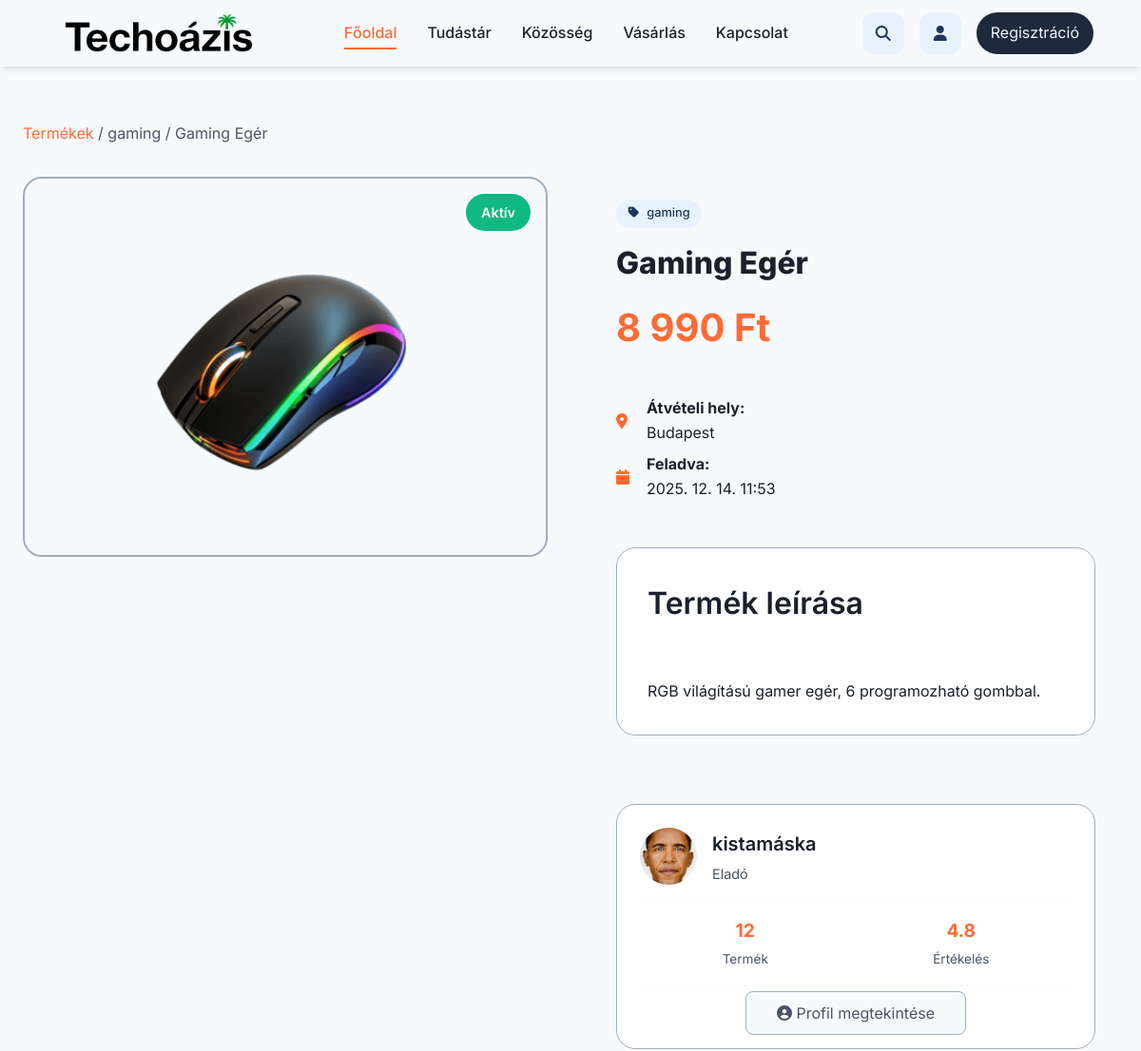
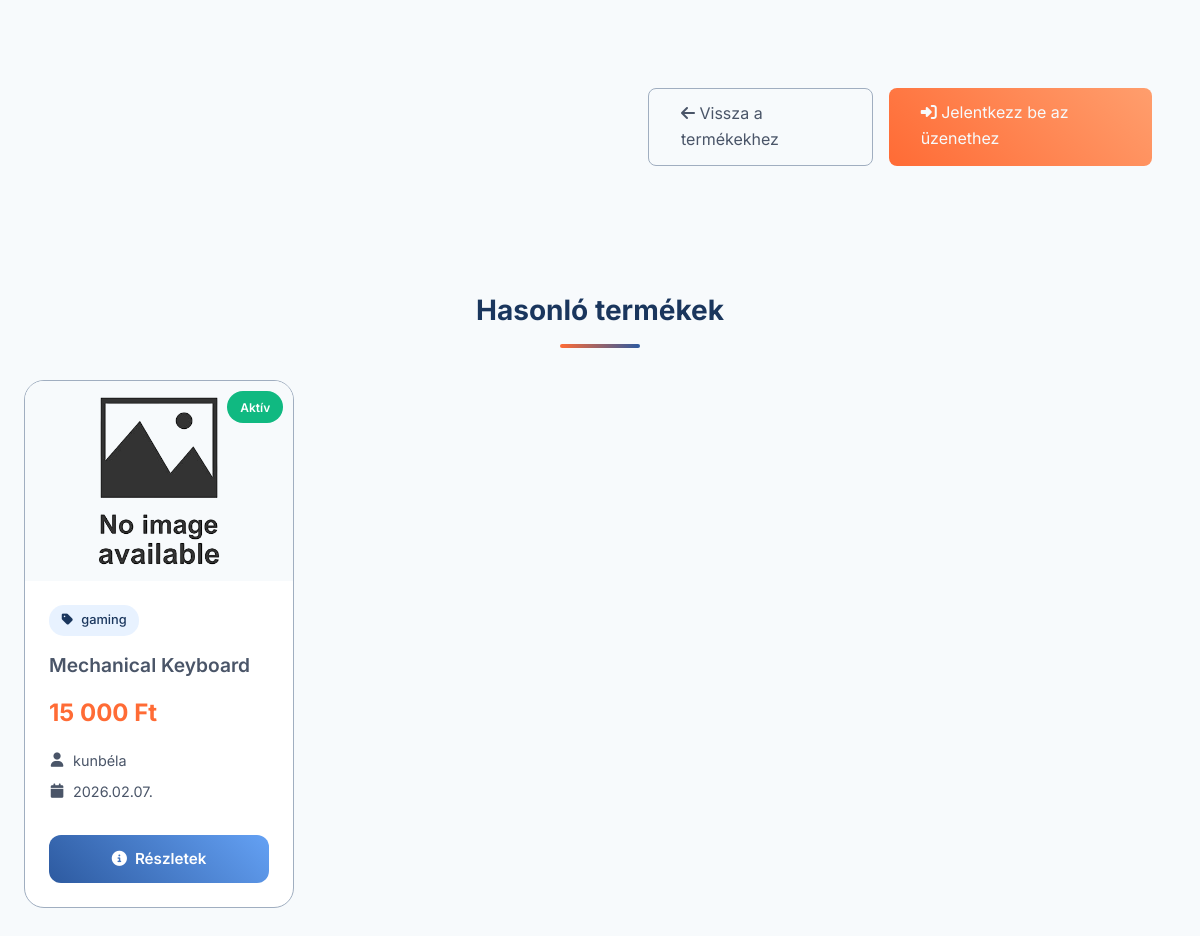
/pages/product_detail.php?id=1, run on the app's committed database (2 pictures, top to bottom).
### tables this page shows
CREATE TABLE products (
  product_id int(11) NOT NULL AUTO_INCREMENT PRIMARY KEY,
  seller_user_id int(11) NOT NULL,
  product_name varchar(255) NOT NULL,
  category varchar(255) NOT NULL,
  product_description text NOT NULL,
  price decimal(10,2) DEFAULT NULL,
  product_status enum('active','sold','hidden') NOT NULL DEFAULT 'active',
  main_image_url varchar(255) DEFAULT NULL,
  pickup_location varchar(100) DEFAULT NULL,
  created_at datetime NOT NULL DEFAULT CURRENT_TIMESTAMP,
  updated_at datetime DEFAULT NULL
);

CREATE TABLE product_images (
  image_id int(11) NOT NULL AUTO_INCREMENT PRIMARY KEY,
  product_id int(11) NOT NULL,
  image_path varchar(255) NOT NULL,
  is_primary tinyint(1) NOT NULL DEFAULT 0,
  sort_order tinyint(4) NOT NULL DEFAULT 1
);

CREATE TABLE users (
  user_id int(11) NOT NULL AUTO_INCREMENT PRIMARY KEY,
  username varchar(100) NOT NULL,
  username_slug varchar(100) DEFAULT NULL,
  email varchar(255) NOT NULL,
  user_password varchar(255) NOT NULL,
  is_active char(1) NOT NULL DEFAULT 'A',
  registration_date datetime DEFAULT CURRENT_TIMESTAMP,
  user_role char(1) NOT NULL,
  ip varchar(45) DEFAULT NULL,
  activation_code varchar(128) DEFAULT NULL,
  profile_image varchar(255) NOT NULL DEFAULT 'uploads/profile_images/anonymous.png',
  total_posts int(11) DEFAULT 0,
  total_comments int(11) DEFAULT 0,
  sold_items int(11) DEFAULT 0,
  bought_items int(11) DEFAULT 0,
  avg_rating decimal(3,2) DEFAULT 0.00,
  reset_token_hash varchar(64) DEFAULT NULL,
  reset_token_expires_at datetime DEFAULT NULL
);

### pages/product_detail.php (the view, shortened to what this page needs)
<?php
require_once ROOT_PATH . '/app/db.php';
$product_id = $_GET['id'] ?? 0;
$sql = "SELECT p.*, u.username as seller_username, u.profile_image as seller_avatar, u.username_slug AS user_slug,
               u.email as seller_email, u.user_id as seller_id
        FROM products p
        JOIN users u ON p.seller_user_id = u.user_id
        WHERE p.product_id = ?";
$stmt = $conn->prepare($sql);
$stmt->bind_param('i', $product_id);
$stmt->execute();
$result = $stmt->get_result();
$product = $result->fetch_assoc();
$sql = "SELECT image_path FROM product_images WHERE product_id = ? ORDER BY is_primary DESC, sort_order ASC, image_id ASC";
$stmt = $conn->prepare($sql);
$stmt->bind_param('i', $product_id);
$stmt->execute();
$images_result = $stmt->get_result();
$images = $images_result->fetch_all(MYSQLI_ASSOC);
$sql = "SELECT p.*, u.username as seller_username,
               (SELECT image_path FROM product_images WHERE product_id = p.product_id ORDER BY is_primary DESC LIMIT 1) as main_image
        FROM products p
        JOIN users u ON p.seller_user_id = u.user_id
        WHERE p.category = ?
          AND p.product_id != ?           -- Kizárjuk az aktuális terméket
          AND p.product_status = 'active'
        ORDER BY p.created_at DESC
        LIMIT 4";
$stmt = $conn->prepare($sql);
$stmt->bind_param('si', $product['category'], $product_id);
$stmt->execute();
$similar_result = $stmt->get_result();
$similar_products = $similar_result->fetch_all(MYSQLI_ASSOC);
?>
<!DOCTYPE html>
<html lang="hu">
<head>
    <link rel="stylesheet" href="<?= BASE_URL ?>/assets/css/index.css">
    <link rel="stylesheet" href="<?= BASE_URL ?>/assets/css/animations_microinteractions.css">
    <link rel="stylesheet" href="<?= BASE_URL ?>/assets/css/button_system.css">
    <link rel="stylesheet" href="<?= BASE_URL ?>/assets/css/modern_navbar.css">
    <link rel="stylesheet" href="<?= BASE_URL ?>/assets/css/utility_classes.css">
    <link rel="stylesheet" href="<?= BASE_URL ?>/assets/css/reset&base_styles.css">
    <link rel="stylesheet" href="<?= BASE_URL ?>/assets/css/container&grid_system.css">
    <link rel="stylesheet" href="<?= BASE_URL ?>/assets/css/product_detail_style.css">
    <link rel="stylesheet" href="https://cdnjs.cloudflare.com/ajax/libs/font-awesome/6.7.2/css/all.min.css" />
</head>
<body>
    <?php include ROOT_PATH . '/views/navbar.php'; ?>
    <section class="section-padding">
        <div class="product-detail-container">
            <div style="margin-bottom: 2rem; color: var(--text-light);">
                <a href="<?= BASE_URL ?>/pages/shop.php" style="color: var(--accent-600); text-decoration: none;">Termékek</a>
                <span> / </span>
                <span><?php echo htmlspecialchars($product['category']); ?></span>
                <span> / </span>
                <span><?php echo htmlspecialchars($product['product_name']); ?></span>
            </div>
            <div class="product-detail-layout">
                <div class="product-gallery">
                    <div class="main-image-container">
                        <img id="main-product-image"
                            src="<?= BASE_URL . '/' . ltrim(htmlspecialchars($images[0]['image_path']), '/') ?>"
                             alt="<?php echo htmlspecialchars($product['product_name']); ?>"
                             class="main-image">
                        <div class="image-status-badge <?php echo 'status-' . $product['product_status']; ?>">
                            <?php
                            $status_text = [
                                'active' => 'Aktív',
                                'sold' => 'Eladva',
                                'hidden' => 'Rejtett'
                            ];
                            echo $status_text[$product['product_status']] ?? $product['product_status'];
                            ?>
                        </div>
                    </div>
                </div>
                <div class="gallery-meta-panel">
                    <div class="product-header">
                        <div class="product-category">
                            <i class="fas fa-tag"></i>
                            <?php echo htmlspecialchars($product['category']); ?>
                        </div>
                        <h1 class="product-titles"><?php echo htmlspecialchars($product['product_name']); ?></h1>
                        <div class="product-prices <?php echo $product['price'] ? '' : 'none'; ?>">
                            <?php
                            if ($product['price']) {
                                echo number_format($product['price'], 0, ',', ' ') . ' Ft';
                            } else {
                                echo 'Alkuképes';
                            }
                            ?>
                        </div>
                    </div>
                    <?php if ($product['pickup_location']): ?>
                    <div class="meta-item">
                        <i class="fas fa-map-marker-alt"></i>
                        <div>
                            <strong>Átvételi hely:</strong>
                            <div><?php echo htmlspecialchars($product['pickup_location']); ?></div>
                        </div>
                    </div>
                    <?php endif; ?>
                    <div class="meta-item">
                        <i class="fas fa-calendar"></i>
                        <div>
                            <strong>Feladva:</strong>
                            <div><?php echo date('Y. m. d. H:i', strtotime($product['created_at'])); ?></div>
                        </div>
                    </div>
                    <div class="product-meta">
                        <div class="product-description">
                            <h3>Termék leírása</h3>
                            <div class="product-description-content">
                                <?php echo nl2br(htmlspecialchars($product['product_description'])); ?>
                            </div>
                        </div>
                    </div>
                    <div class="product-info-sidebar">
                        <div class="seller-card">
                            <div class="seller-header">
                                <div class="seller-avatar">
                                    <img src="<?php echo htmlspecialchars(BASE_URL . "/" . ($product['seller_avatar'] ?? 'images/default_avatar.png')); ?>"
                                        alt="<?php echo htmlspecialchars($product['seller_username']); ?>">
                                </div>
                                <div class="seller-info">
                                    <h4><?php echo htmlspecialchars($product['seller_username']); ?></h4>
                                    <p>Eladó</p>
                                </div>
                            </div>
                            <div class="seller-stats">
                                <div class="stat-item">
                                    <div class="stat-value">12</div>
                                    <div class="stat-label">Termék</div>
                                </div>
                                <div class="stat-item">
                                    <div class="stat-value">4.8</div>
                                    <div class="stat-label">Értékelés</div>
                                </div>
                            </div>
                            <?php
                            $slug = $product['user_slug'] ?? '';
                            ?>
                            <?php if ($slug !== ''): ?>
                            <div style="text-align: center; margin-top: 1rem;">
                                <a href="<?= BASE_URL ?>/profile?u=<?= urlencode($slug) ?>" class="btn-back">
                                    <i class="fas fa-user-circle"></i>
                                    Profil megtekintése
                                </a>
                            </div>
                            <?php endif; ?>
                        </div>
                        <div class="product-actions-detail">
                            <a href="<?= BASE_URL ?>/pages/shop.php" class="btn-back">
                                <i class="fas fa-arrow-left"></i>
                                Vissza a termékekhez
                            </a>
                            <?php if ($product['product_status'] === 'active'): ?>
                                <?php if (isset($_SESSION['user_id'])): ?>
                                    <?php if ($product['seller_id'] != $_SESSION['user_id']): ?>
                                        <a href="<?= BASE_URL ?>/pages/conversation.php?product_id=<?php echo $product_id; ?>"
                                        class="btn-message-seller">
                                            <i class="fas fa-comment-dots"></i>
                                            Üzenet küldése az eladónak
                                        </a>
                                    <?php else: ?>
                                        <a href="<?= BASE_URL ?>/pages/edit_product.php?id=<?php echo $product_id; ?>"
                                        class="btn-message-seller" style="background: var(--primary-500);">
                                            <i class="fas fa-edit"></i>
                                            Termék szerkesztése
                                        </a>
                                    <?php endif; ?>
                                <?php else: ?>
                                    <a href="<?= BASE_URL ?>/views/login.php"
                                    class="btn-message-seller">
                                        <i class="fas fa-sign-in-alt"></i>
                                        Jelentkezz be az üzenethez
                                    </a>
                                <?php endif; ?>
                            <?php endif; ?>
                        </div>
                    </div>
                </div>
            </div>
            <?php if (!empty($similar_products)): ?>
            <div class="similar-products">
                <h2 class="section-title">Hasonló termékek</h2>
                <div class="similar-grid">
                    <?php foreach ($similar_products as $product):  ?>
                        <?php
                        $product['main_image'] = $product['main_image'] ?? 'uploads/products/default_product.png';
                        include ROOT_PATH . '/views/product_card.php';
                        ?>
                    <?php endforeach; ?>
                </div>
            </div>
            <?php endif; ?>
        </div>
    </section>
</body>
</html>

### views/product_card.php (shortened to what this page needs)
<?php
$product_id = $product['product_id'] ?? 0;
$product_name = htmlspecialchars($product['product_name'] ?? 'Névtelen termék');
$price_value = $product['price'] ?? 0;
$price = $price_value > 0 ? number_format($price_value, 0, '', ' ') . ' Ft' : 'Alkuképes';
$seller_username = htmlspecialchars($product['seller_username'] ?? 'Ismeretlen eladó');
$category = htmlspecialchars($product['category'] ?? 'Egyéb');
$product_status = $product['product_status'] ?? 'active';
$created_date = date('Y.m.d.', strtotime($product['created_at'] ?? 'now'));
$main_image = $product['main_image'] ?? 'uploads/products/default_product.png';
$image_url = BASE_URL . '/' . htmlspecialchars($main_image);
$default_image = BASE_URL . '/uploads/products/default_product.png';
$status_text = '';
$status_class = '';
switch ($product_status) {
    case 'active':
        $status_text = 'Aktív';
        $status_class = 'status-active';
        break;
}
?>
<div class="product-card">
    <div class="product-card-inner">
        <a href="<?= BASE_URL ?>/pages/product_detail.php?id=<?= $product_id ?>" class="product-image-link">
            <div class="product-image-container">
                <img src="<?= $image_url ?>"
                     alt="<?= $product_name ?>"
                     class="product-image"
                     onerror="this.onerror=null;this.src='<?= $default_image ?>';">
                <div class="product-status-badge <?= $status_class ?>">
                    <?= $status_text ?>
                </div>
            </div>
        </a>
        <div class="product-info">
            <div class="product-category">
                <i class="fas fa-tag"></i>
                <?= $category ?>
            </div>
            <h3 class="product-title">
                <a href="<?= BASE_URL ?>/product_detail?id=<?= $product_id ?>">
                    <?= $product_name ?>
                </a>
            </h3>
            <div class="product-price">
                <?= $price ?>
            </div>
            <div class="product-seller">
                <i class="fas fa-user"></i>
                <span><?= $seller_username ?></span>
            </div>
            <div class="product-date">
                <i class="fas fa-calendar"></i>
                <?= $created_date ?>
            </div>
        </div>
        <div class="product-actions">
            <?php if ($product_status === 'active'): ?>
                <a href="<?= BASE_URL ?>/pages/product_detail.php?id=<?= $product_id ?>" class="btn-details">
                    <i class="fas fa-info-circle"></i>
                    Részletek
                </a>
            <?php endif; ?>
        </div>
    </div>
</div>
<link rel="stylesheet" href="<?= BASE_URL ?>/assets/css/product_card_style.css">

### data on the page
products: category "gaming", product_name "Gaming Egér", product_status "Aktív", price "8 990", pickup_location "Budapest", created_at "2025. 12. 14. 11:53", product_description "RGB világítású gamer egér, 6 programozható gombbal.", users.profile_image (picture), users.username "kistamáska"
product_images: image_path (picture)
products: product_status "Aktív", category "gaming", product_name "Mechanical Keyboard", price "15 000 Ft", users.username "kunbéla", created_at "2026.02.07."
